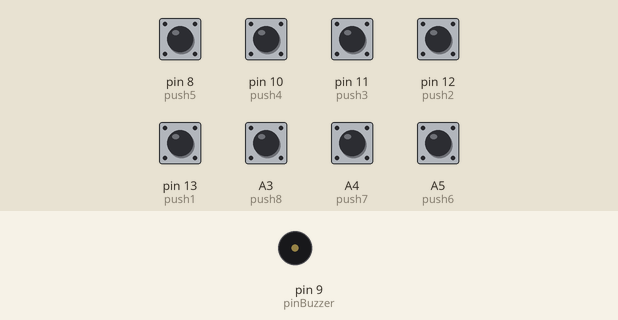
Recording of a sketch running on a simulated Arduino Uno, built with avr-gcc and run on an emulated ATmega328P. Parts: buzzer (waves = sounding). Inputs (shaded band) come from the test bench; at power-on: A3 (push8), A4 (push7), A5 (push6), pin 8 (push5), pin 10 (push4), pin 11 (push3), pin 12 (push2), pin 13 (push1) LOW.

Above: at 1.2 s.
1.3 s: pin 8 (push5) pulled HIGH for 0.15 s
At 1.37 s:
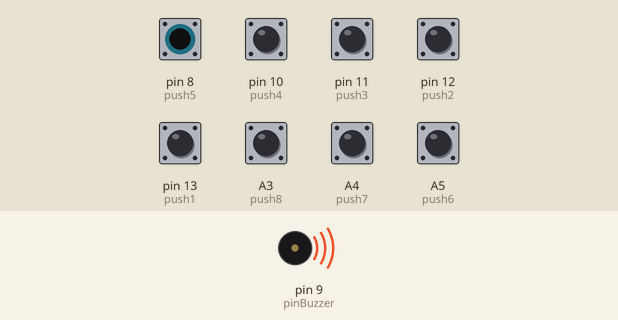
Timing chart, 0 to 4.3 s (numbered marks = the images above; inputs shaded):
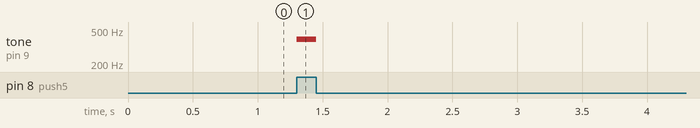

Measured:
- after the input at 1.3 s, tone on pin 9 (pinBuzzer): silent → 392 Hz at once, → silent 0.15 s later

The sketch:

___11-1.ino
```cpp
const int pinBuzzer = 9;
const int push1 = 13;
const int push2 = 12;
const int push3 = 11;
const int push4 = 10;
const int push5 = 8;
const int push6 = A5;
const int push7 = A4;
const int push8 = A3;

void setup()
{
  pinMode(pinBuzzer, OUTPUT);
  pinMode(push1, INPUT);
  pinMode(push2, INPUT);
  pinMode(push3, INPUT);
  pinMode(push4, INPUT);
  pinMode(push5, INPUT);
  pinMode(push6, INPUT);
  pinMode(push7, INPUT);
  pinMode(push8, INPUT);
  }
void loop() {

 if (digitalRead(push1) == HIGH) { tone(pinBuzzer, 261);  }
else if (digitalRead(push2) == HIGH) { tone(pinBuzzer, 294);  }
else if (digitalRead(push3) == HIGH) { tone(pinBuzzer, 330); }
else if (digitalRead(push4) == HIGH) { tone(pinBuzzer, 349); }
else if (digitalRead(push5) == HIGH) { tone(pinBuzzer, 392); }
else if (digitalRead(push6) == HIGH) { tone(pinBuzzer, 440); }
else if (digitalRead(push7) == HIGH) { tone(pinBuzzer, 494); }
else if (digitalRead(push8) == HIGH) { tone(pinBuzzer, 523); }
else if (digitalRead(push1) == HIGH) { tone(pinBuzzer, 261); }
else {noTone(pinBuzzer);  }


}
```
